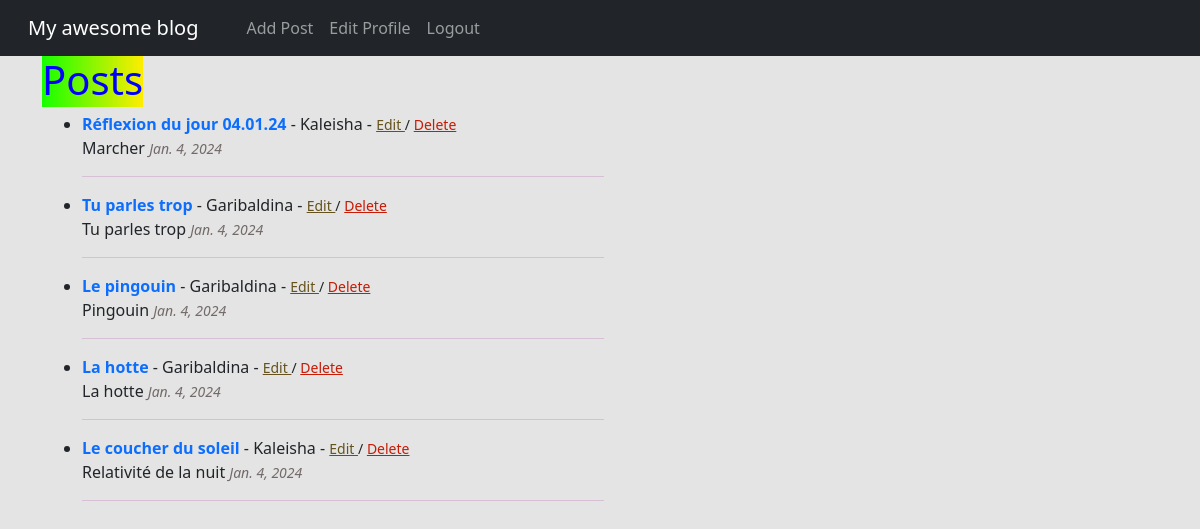
The app's page / (signed in) with its own data.
### theblog/models.py (models this page shows, shortened)
class Post(models.Model):
    title = models.CharField(max_length=255)
    title_tag = models.CharField(max_length=255)
    body = RichTextField(blank=True, null=True)
    author = models.ForeignKey(User, on_delete=models.CASCADE)
    post_date = models.DateField(auto_now_add=True)
    likes = models.ManyToManyField(User, related_name='blog_posts')
    summary = models.CharField(max_length=255)

### theblog/views.py (the view)
# urls.py: path('', HomeView.as_view(), name="home"),
class HomeView(ListView):
    model = Post
    template_name = 'home.html'
    ordering = ['-post_date']

### theblog/templates/home.html (shortened to what this page needs)
{% extends "base.html" %}
{% block content %}
<h1 style="color:blue"><span style="background-image: linear-gradient(to right, #16FF00, #FFED00);">Posts</span></h1>
<ul>
  {% for post in object_list %}
    <li>
      <a href="{% url 'article-detail' post.pk %}" style="text-decoration: none; color:##3b6698;"
      > <strong>{{ post.title }}</strong> </a> - {{post.author.username }}
      {%  if user.is_authenticated %}
        {% if user.id == post.author.id or user.is_superuser %}
          -
          <small>
            <a href="{% url 'update-post' post.pk%}" style="color:#65521d"> Edit </a>
            /
            <a href="{% url 'delete-post' post.pk%}" style="color:#c61b06"> Delete </a>
          </small>
        {% endif %}
      {% endif %}
      {{ post.summary}}
      <small><i style="color:#736969;">{{ post.post_date }}</i></small>
      <hr style="width:50%; color:#b455ac;">
    </li>
  {% endfor %}
</ul>
{% endblock %}

### records on screen
Post: title "Réflexion du jour 04.01.24", author.username "Kaleisha", shows "Edit", summary "Marcher", post_date "Jan. 4, 2024"
Post: title "Tu parles trop", author.username "Garibaldina", shows "Edit", summary "Tu parles trop", post_date "Jan. 4, 2024"
Post: title "Le pingouin", author.username "Garibaldina", shows "Edit", summary "Pingouin", post_date "Jan. 4, 2024"
Post: title "La hotte", author.username "Garibaldina", shows "Edit", summary "La hotte", post_date "Jan. 4, 2024"
Post: title "Le coucher du soleil", author.username "Kaleisha", shows "Edit", summary "Relativité de la nuit", post_date "Jan. 4, 2024"
